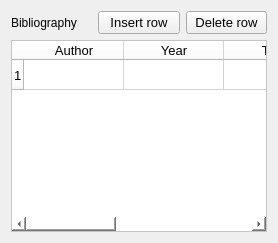
     <widget class="QWidget" name="tab_7">
      <attribute name="title">
       <string>Bibliography</string>
      </attribute>
      <layout class="QGridLayout" name="gridLayout_15">
       <item row="0" column="0">
        <layout class="QGridLayout" name="gridLayout_14">
         <item row="0" column="0">
          <widget class="QLabel" name="label_48">
           <property name="enabled">
            <bool>true</bool>
           </property>
           <property name="text">
            <string>Bibliography</string>
           </property>
          </widget>
         </item>
         <item row="0" column="1">
          <widget class="QPushButton" name="pushButton_insert_row_rif_biblio">
           <property name="font">
            <font>
             <family>MS Shell Dlg 2</family>
             <pointsize>10</pointsize>
             <weight>9</weight>
             <italic>false</italic>
             <bold>false</bold>
            </font>
           </property>
           <property name="text">
            <string>Insert row</string>
           </property>
          </widget>
         </item>
         <item row="0" column="2">
          <widget class="QPushButton" name="pushButton_remove_row_rif_biblio">
           <property name="font">
            <font>
             <family>MS Shell Dlg 2</family>
             <pointsize>10</pointsize>
             <weight>9</weight>
             <italic>false</italic>
             <bold>false</bold>
            </font>
           </property>
           <property name="text">
            <string>Delete row</string>
           </property>
          </widget>
         </item>
         <item row="1" column="0" colspan="3">
          <widget class="QTableWidget" name="tableWidget_rif_biblio">
           <property name="enabled">
            <bool>true</bool>
           </property>
           <property name="font">
            <font>
             <family>MS Shell Dlg 2</family>
             <pointsize>10</pointsize>
             <weight>9</weight>
             <italic>false</italic>
             <bold>false</bold>
            </font>
           </property>
           <property name="styleSheet">
            <string notr="true">background-color: rgb(255, 255, 255);</string>
           </property>
           <property name="frameShape">
            <enum>QFrame::StyledPanel</enum>
           </property>
           <property name="frameShadow">
            <enum>QFrame::Raised</enum>
           </property>
           <property name="verticalScrollBarPolicy">
            <enum>Qt::ScrollBarAsNeeded</enum>
           </property>
           <property name="horizontalScrollBarPolicy">
            <enum>Qt::ScrollBarAsNeeded</enum>
           </property>
           <property name="editTriggers">
            <set>QAbstractItemView::AnyKeyPressed|QAbstractItemView::DoubleClicked|QAbstractItemView::EditKeyPressed</set>
           </property>
           <property name="selectionMode">
            <enum>QAbstractItemView::SingleSelection</enum>
           </property>
           <property name="selectionBehavior">
            <enum>QAbstractItemView::SelectRows</enum>
           </property>
           <property name="rowCount">
            <number>1</number>
           </property>
           <property name="columnCount">
            <number>5</number>
           </property>
           <row/>
           <column>
            <property name="text">
             <string>Author</string>
            </property>
           </column>
           <column>
            <property name="text">
             <string>Year</string>
            </property>
           </column>
           <column>
            <property name="text">
             <string>Title</string>
            </property>
           </column>
           <column>
            <property name="text">
             <string>Pag.</string>
            </property>
           </column>
           <column>
            <property name="text">
             <string>Fig.</string>
            </property>
           </column>
          </widget>
         </item>
        </layout>
       </item>
      </layout>
     </widget>
